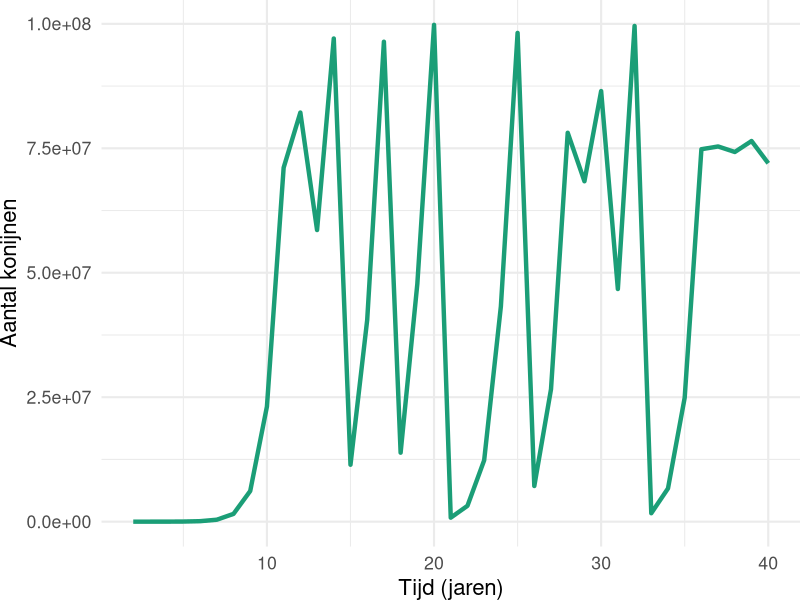
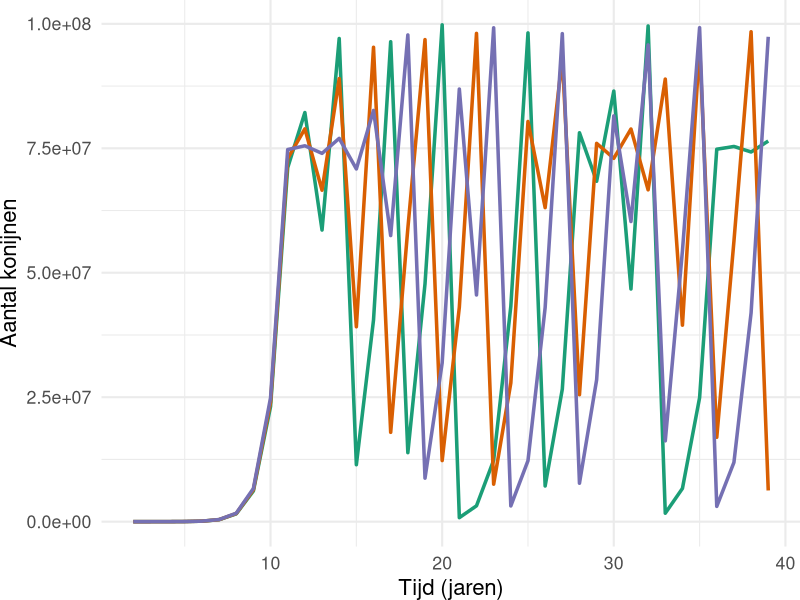

R code for these plots, in order:
## ---- chunk 1
#| code-fold: true
#| warning: false
#| fig.width: 6
#| fig.height: 4
#| fig-cap: "Snel-groeiende populatie gemodelleerd met een differentievergelijking, beginnende met 24 konijnen"
#| label: fig-chaos-1

library(ggplot2)
library(dplyr)
r = 2        # intrinsic growth rate
K = 10^8
init_R = 24    # start with 13

R_series <- data.frame()
for(r in c(4)){
  for(s in c(24:26)){ 
    R = s
    myR = R
    R_series <- rbind(R_series, data.frame(time=0, r=r, R=R,s=s,initR=myR))
    for(i in 1:50)
    {
      R <- r*R*(1-R/K)
      R_series <- rbind(R_series, data.frame(time=i,r=r,R=R,s=s,initR=myR))
    }
  }
}

R_series %>% filter(initR==24,time>1,time<=40,r==4) %>% 
  ggplot(aes(x=time,y=R,group=s,col=as.factor(initR))) + 
  geom_line(size=1.5) + 
  #facet_wrap(~r, scale="free_y",ncol=1) + 
  theme_bw() +
  scale_color_brewer(type="qual", palette = "Dark2", name="") +
  guides(color="none")+
  ylab("Aantal konijnen") +
  xlab("Tijd (jaren)") +
  theme_minimal(base_size=16)+
  theme(plot.margin = unit(c(0,0,0,0), "cm"))

## ---- chunk 2
#| code-fold: true
#| warning: false
#| fig.width: 6
#| fig.height: 4
#| fig-cap: "Snel-groeiende populatie gemodelleerd met een differentievergelijking, beginnende met 24 (groen), 25 (rood), en 26 (paars) konijnen"
#| label: fig-chaos-2

R_series %>% filter(time>1,time <40,r==4) %>% 
  ggplot(aes(x=time,y=R,group=s,col=as.factor(initR))) + 
  geom_line(size=1.2) + 
  #facet_wrap(~r, scale="free_y",ncol=1) + 
  theme_bw() +
  guides(color="none")+
  scale_color_brewer(type="qual", palette = "Dark2", name="Begin aantal\nkonijnen") +
  guides(alpha="none") +
  ylab("Aantal konijnen") +
  xlab("Tijd (jaren)") +
  theme_minimal(base_size=16)+
  theme(plot.margin = unit(c(0,0,0,0), "cm"))
